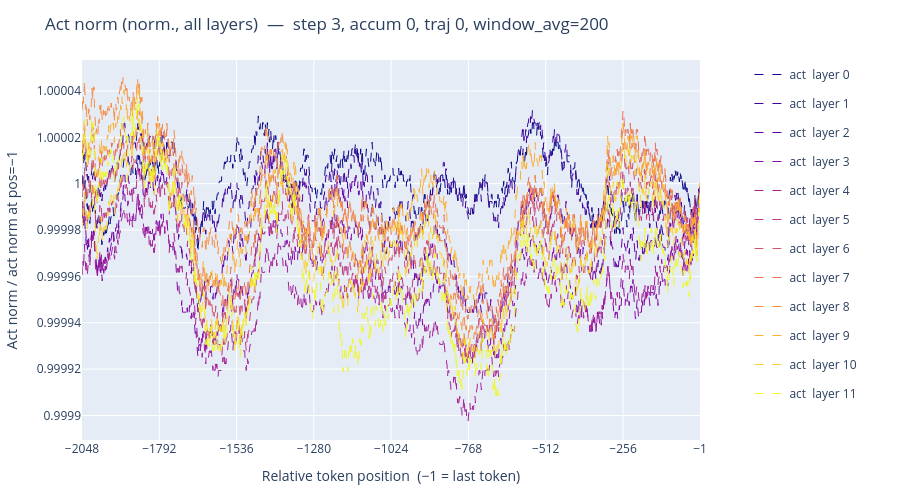
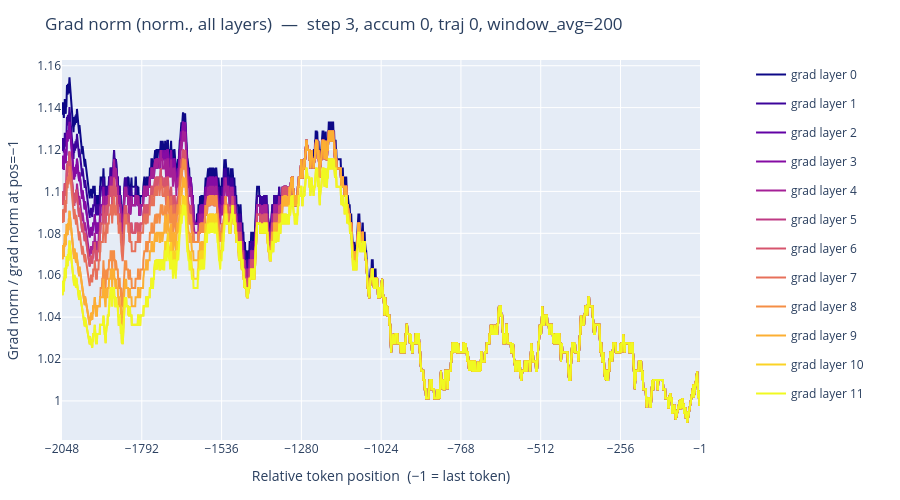

Notebook cell for these charts, in order:
### Markdown cell above
## All layers at fixed (step, accum, traj)

### Code cell
plot_all_layers_act_grad_norm_normalized(
    v_act, None,
    global_step=int(h.global_steps[-1]), accum_idx=0, traj_idx=0, layer=layers,
    title='Act norm (norm., all layers)', window_avg=200,
).show()

plot_all_layers_act_grad_norm_normalized(
    None, v_grad,
    global_step=int(h.global_steps[-1]), accum_idx=0, traj_idx=0, layer=layers,
    title='Grad norm (norm., all layers)', window_avg=200,
).show()

### Figure 1 — Plotly figure (JSON) as saved in the notebook; plotly's stock layout.template omitted (floating-point values rounded to 4 significant figures; data arrays with more than 128 entries replaced by an {"elided": "..."} marker saying what was removed)
{"data": [{"hovertemplate": "pos: %{x}<br>act (norm.) [layer 0]: %{y:.4f}<extra></extra>", "legendgroup": "layer 0", "line": {"color": "rgb(13, 8, 135)", "dash": "dash", "width": 1}, "mode": "lines", "name": "act  layer 0", "type": "scatter", "x": {"elided": "2048 int values"}, "y": {"elided": "2048 float values"}, "yaxis": "y"}, {"hovertemplate": "pos: %{x}<br>act (norm.) [layer 1]: %{y:.4f}<extra></extra>", "legendgroup": "layer 1", "line": {"color": "rgb(60, 4, 155)", "dash": "dash", "width": 1}, "mode": "lines", "name": "act  layer 1", "type": "scatter", "x": {"elided": "2048 int values"}, "y": {"elided": "2048 float values"}, "yaxis": "y"}, {"hovertemplate": "pos: %{x}<br>act (norm.) [layer 2]: %{y:.4f}<extra></extra>", "legendgroup": "layer 2", "line": {"color": "rgb(98, 2, 165)", "dash": "dash", "width": 1}, "mode": "lines", "name": "act  layer 2", "type": "scatter", "x": {"elided": "2048 int values"}, "y": {"elided": "2048 float values"}, "yaxis": "y"}, {"hovertemplate": "pos: %{x}<br>act (norm.) [layer 3]: %{y:.4f}<extra></extra>", "legendgroup": "layer 3", "line": {"color": "rgb(133, 11, 163)", "dash": "dash", "width": 1}, "mode": "lines", "name": "act  layer 3", "type": "scatter", "x": {"elided": "2048 int values"}, "y": {"elided": "2048 float values"}, "yaxis": "y"}, {"hovertemplate": "pos: %{x}<br>act (norm.) [layer 4]: %{y:.4f}<extra></extra>", "legendgroup": "layer 4", "line": {"color": "rgb(165, 32, 151)", "dash": "dash", "width": 1}, "mode": "lines", "name": "act  layer 4", "type": "scatter", "x": {"elided": "2048 int values"}, "y": {"elided": "2048 float values"}, "yaxis": "y"}, {"hovertemplate": "pos: %{x}<br>act (norm.) [layer 5]: %{y:.4f}<extra></extra>", "legendgroup": "layer 5", "line": {"color": "rgb(191, 58, 132)", "dash": "dash", "width": 1}, "mode": "lines", "name": "act  layer 5", "type": "scatter", "x": {"elided": "2048 int values"}, "y": {"elided": "2048 float values"}, "yaxis": "y"}, {"hovertemplate": "pos: %{x}<br>act (norm.) [layer 6]: %{y:.4f}<extra></extra>", "legendgroup": "layer 6", "line": {"color": "rgb(214, 84, 109)", "dash": "dash", "width": 1}, "mode": "lines", "name": "act  layer 6", "type": "scatter", "x": {"elided": "2048 int values"}, "y": {"elided": "2048 float values"}, "yaxis": "y"}, {"hovertemplate": "pos: %{x}<br>act (norm.) [layer 7]: %{y:.4f}<extra></extra>", "legendgroup": "layer 7", "line": {"color": "rgb(231, 112, 90)", "dash": "dash", "width": 1}, "mode": "lines", "name": "act  layer 7", "type": "scatter", "x": {"elided": "2048 int values"}, "y": {"elided": "2048 float values"}, "yaxis": "y"}, {"hovertemplate": "pos: %{x}<br>act (norm.) [layer 8]: %{y:.4f}<extra></extra>", "legendgroup": "layer 8", "line": {"color": "rgb(245, 142, 69)", "dash": "dash", "width": 1}, "mode": "lines", "name": "act  layer 8", "type": "scatter", "x": {"elided": "2048 int values"}, "y": {"elided": "2048 float values"}, "yaxis": "y"}, {"hovertemplate": "pos: %{x}<br>act (norm.) [layer 9]: %{y:.4f}<extra></extra>", "legendgroup": "layer 9", "line": {"color": "rgb(252, 175, 51)", "dash": "dash", "width": 1}, "mode": "lines", "name": "act  layer 9", "type": "scatter", "x": {"elided": "2048 int values"}, "y": {"elided": "2048 float values"}, "yaxis": "y"}, {"hovertemplate": "pos: %{x}<br>act (norm.) [layer 10]: %{y:.4f}<extra></extra>", "legendgroup": "layer 10", "line": {"color": "rgb(251, 211, 37)", "dash": "dash", "width": 1}, "mode": "lines", "name": "act  layer 10", "type": "scatter", "x": {"elided": "2048 int values"}, "y": {"elided": "2048 float values"}, "yaxis": "y"}, {"hovertemplate": "pos: %{x}<br>act (norm.) [layer 11]: %{y:.4f}<extra></extra>", "legendgroup": "layer 11", "line": {"color": "rgb(240, 249, 33)", "dash": "dash", "width": 1}, "mode": "lines", "name": "act  layer 11", "type": "scatter", "x": {"elided": "2048 int values"}, "y": {"elided": "2048 float values"}, "yaxis": "y"}], "layout": {"height": 500, "legend": {"x": 1.08, "xanchor": "left", "y": 1, "yanchor": "top"}, "margin": {"b": 60, "l": 60, "r": 200, "t": 60}, "title": {"text": "Act norm (norm., all layers)  —  step 3, accum 0, traj 0, window_avg=200"}, "xaxis": {"tickmode": "array", "tickvals": [-2048, -1792, -1536, -1280, -1024, -768, -512, -256, -1], "title": {"text": "Relative token position  (−1 = last token)"}}, "yaxis": {"range": [0.9999, 1.0], "title": {"text": "Act norm / act norm at pos=−1"}}}}

### Figure 2 — Plotly figure (JSON) as saved in the notebook; plotly's stock layout.template omitted (floating-point values rounded to 4 significant figures; data arrays with more than 128 entries replaced by an {"elided": "..."} marker saying what was removed)
{"data": [{"hovertemplate": "pos: %{x}<br>grad (norm.) [layer 0]: %{y:.4f}<extra></extra>", "legendgroup": "layer 0", "line": {"color": "rgb(13, 8, 135)", "width": 2}, "mode": "lines", "name": "grad layer 0", "type": "scatter", "x": {"elided": "2048 int values"}, "y": {"elided": "2048 float values"}, "yaxis": "y"}, {"hovertemplate": "pos: %{x}<br>grad (norm.) [layer 1]: %{y:.4f}<extra></extra>", "legendgroup": "layer 1", "line": {"color": "rgb(60, 4, 155)", "width": 2}, "mode": "lines", "name": "grad layer 1", "type": "scatter", "x": {"elided": "2048 int values"}, "y": {"elided": "2048 float values"}, "yaxis": "y"}, {"hovertemplate": "pos: %{x}<br>grad (norm.) [layer 2]: %{y:.4f}<extra></extra>", "legendgroup": "layer 2", "line": {"color": "rgb(98, 2, 165)", "width": 2}, "mode": "lines", "name": "grad layer 2", "type": "scatter", "x": {"elided": "2048 int values"}, "y": {"elided": "2048 float values"}, "yaxis": "y"}, {"hovertemplate": "pos: %{x}<br>grad (norm.) [layer 3]: %{y:.4f}<extra></extra>", "legendgroup": "layer 3", "line": {"color": "rgb(133, 11, 163)", "width": 2}, "mode": "lines", "name": "grad layer 3", "type": "scatter", "x": {"elided": "2048 int values"}, "y": {"elided": "2048 float values"}, "yaxis": "y"}, {"hovertemplate": "pos: %{x}<br>grad (norm.) [layer 4]: %{y:.4f}<extra></extra>", "legendgroup": "layer 4", "line": {"color": "rgb(165, 32, 151)", "width": 2}, "mode": "lines", "name": "grad layer 4", "type": "scatter", "x": {"elided": "2048 int values"}, "y": {"elided": "2048 float values"}, "yaxis": "y"}, {"hovertemplate": "pos: %{x}<br>grad (norm.) [layer 5]: %{y:.4f}<extra></extra>", "legendgroup": "layer 5", "line": {"color": "rgb(191, 58, 132)", "width": 2}, "mode": "lines", "name": "grad layer 5", "type": "scatter", "x": {"elided": "2048 int values"}, "y": {"elided": "2048 float values"}, "yaxis": "y"}, {"hovertemplate": "pos: %{x}<br>grad (norm.) [layer 6]: %{y:.4f}<extra></extra>", "legendgroup": "layer 6", "line": {"color": "rgb(214, 84, 109)", "width": 2}, "mode": "lines", "name": "grad layer 6", "type": "scatter", "x": {"elided": "2048 int values"}, "y": {"elided": "2048 float values"}, "yaxis": "y"}, {"hovertemplate": "pos: %{x}<br>grad (norm.) [layer 7]: %{y:.4f}<extra></extra>", "legendgroup": "layer 7", "line": {"color": "rgb(231, 112, 90)", "width": 2}, "mode": "lines", "name": "grad layer 7", "type": "scatter", "x": {"elided": "2048 int values"}, "y": {"elided": "2048 float values"}, "yaxis": "y"}, {"hovertemplate": "pos: %{x}<br>grad (norm.) [layer 8]: %{y:.4f}<extra></extra>", "legendgroup": "layer 8", "line": {"color": "rgb(245, 142, 69)", "width": 2}, "mode": "lines", "name": "grad layer 8", "type": "scatter", "x": {"elided": "2048 int values"}, "y": {"elided": "2048 float values"}, "yaxis": "y"}, {"hovertemplate": "pos: %{x}<br>grad (norm.) [layer 9]: %{y:.4f}<extra></extra>", "legendgroup": "layer 9", "line": {"color": "rgb(252, 175, 51)", "width": 2}, "mode": "lines", "name": "grad layer 9", "type": "scatter", "x": {"elided": "2048 int values"}, "y": {"elided": "2048 float values"}, "yaxis": "y"}, {"hovertemplate": "pos: %{x}<br>grad (norm.) [layer 10]: %{y:.4f}<extra></extra>", "legendgroup": "layer 10", "line": {"color": "rgb(251, 211, 37)", "width": 2}, "mode": "lines", "name": "grad layer 10", "type": "scatter", "x": {"elided": "2048 int values"}, "y": {"elided": "2048 float values"}, "yaxis": "y"}, {"hovertemplate": "pos: %{x}<br>grad (norm.) [layer 11]: %{y:.4f}<extra></extra>", "legendgroup": "layer 11", "line": {"color": "rgb(240, 249, 33)", "width": 2}, "mode": "lines", "name": "grad layer 11", "type": "scatter", "x": {"elided": "2048 int values"}, "y": {"elided": "2048 float values"}, "yaxis": "y"}], "layout": {"height": 500, "legend": {"x": 1.08, "xanchor": "left", "y": 1, "yanchor": "top"}, "margin": {"b": 60, "l": 60, "r": 200, "t": 60}, "title": {"text": "Grad norm (norm., all layers)  —  step 3, accum 0, traj 0, window_avg=200"}, "xaxis": {"tickmode": "array", "tickvals": [-2048, -1792, -1536, -1280, -1024, -768, -512, -256, -1], "title": {"text": "Relative token position  (−1 = last token)"}}, "yaxis": {"range": [0.9813, 1.163], "title": {"text": "Grad norm / grad norm at pos=−1"}}}}
